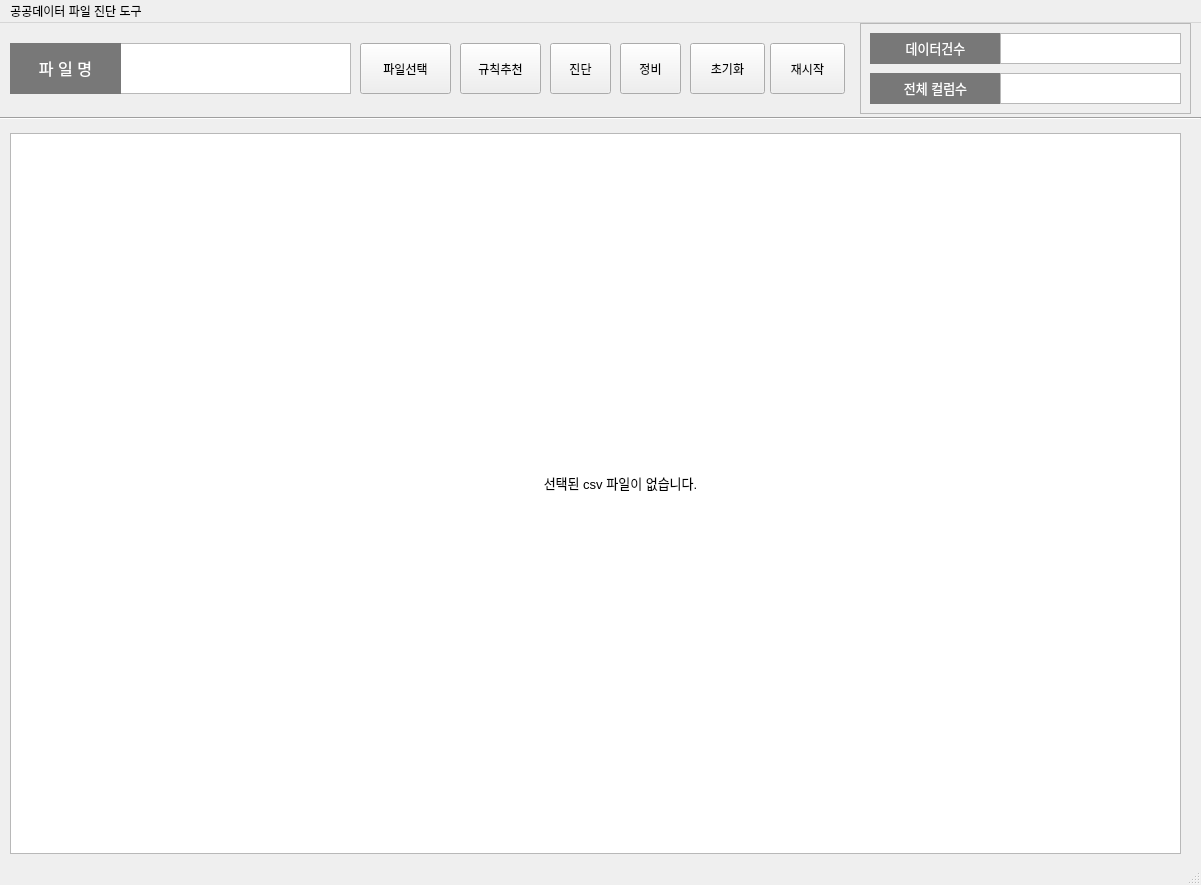
<?xml version="1.0" encoding="UTF-8"?>
<ui version="4.0">
 <class>MainWindow</class>
 <widget class="QMainWindow" name="MainWindow">
  <property name="geometry">
   <rect>
    <x>0</x>
    <y>0</y>
    <width>1201</width>
    <height>885</height>
   </rect>
  </property>
  <property name="windowTitle">
   <string>MainWindow</string>
  </property>
  <widget class="QWidget" name="centralwidget">
   <widget class="QTextBrowser" name="txtBr_file_nm">
    <property name="geometry">
     <rect>
      <x>120</x>
      <y>20</y>
      <width>231</width>
      <height>51</height>
     </rect>
    </property>
   </widget>
   <widget class="QPushButton" name="pushBt_file_chc">
    <property name="geometry">
     <rect>
      <x>360</x>
      <y>20</y>
      <width>91</width>
      <height>51</height>
     </rect>
    </property>
    <property name="font">
     <font>
      <family>굴림</family>
      <pointsize>9</pointsize>
     </font>
    </property>
    <property name="text">
     <string>파일선택</string>
    </property>
   </widget>
   <widget class="QLabel" name="label_file_nm">
    <property name="geometry">
     <rect>
      <x>10</x>
      <y>20</y>
      <width>111</width>
      <height>51</height>
     </rect>
    </property>
    <property name="styleSheet">
     <string notr="true">background-color: rgb(120, 120, 120);
color: rgb(255, 255, 255);</string>
    </property>
    <property name="frameShape">
     <enum>QFrame::Box</enum>
    </property>
    <property name="lineWidth">
     <number>0</number>
    </property>
    <property name="text">
     <string>&lt;html&gt;&lt;head/&gt;&lt;body&gt;&lt;p align=&quot;center&quot;&gt;&lt;span style=&quot; font-size:12pt;&quot;&gt;파 일 명&lt;/span&gt;&lt;/p&gt;&lt;/body&gt;&lt;/html&gt;</string>
    </property>
    <property name="alignment">
     <set>Qt::AlignCenter</set>
    </property>
    <property name="margin">
     <number>0</number>
    </property>
   </widget>
   <widget class="QPushButton" name="pushBt_rules_recommd">
    <property name="geometry">
     <rect>
      <x>460</x>
      <y>20</y>
      <width>81</width>
      <height>51</height>
     </rect>
    </property>
    <property name="font">
     <font>
      <family>Agency FB</family>
      <pointsize>9</pointsize>
     </font>
    </property>
    <property name="text">
     <string>규칙추천</string>
    </property>
   </widget>
   <widget class="QPushButton" name="pushBt_diagnosis">
    <property name="geometry">
     <rect>
      <x>550</x>
      <y>20</y>
      <width>61</width>
      <height>51</height>
     </rect>
    </property>
    <property name="font">
     <font>
      <family>Agency FB</family>
      <pointsize>9</pointsize>
     </font>
    </property>
    <property name="text">
     <string>진단</string>
    </property>
   </widget>
   <widget class="QPushButton" name="pushBt_initial">
    <property name="geometry">
     <rect>
      <x>690</x>
      <y>20</y>
      <width>75</width>
      <height>51</height>
     </rect>
    </property>
    <property name="font">
     <font>
      <family>Agency FB</family>
      <pointsize>9</pointsize>
     </font>
    </property>
    <property name="text">
     <string>초기화</string>
    </property>
   </widget>
   <widget class="QPushButton" name="pushBt_restart">
    <property name="geometry">
     <rect>
      <x>770</x>
      <y>20</y>
      <width>75</width>
      <height>51</height>
     </rect>
    </property>
    <property name="font">
     <font>
      <family>Agency FB</family>
      <pointsize>9</pointsize>
     </font>
    </property>
    <property name="text">
     <string>재시작</string>
    </property>
   </widget>
   <widget class="QPushButton" name="pushBt_improve">
    <property name="geometry">
     <rect>
      <x>620</x>
      <y>20</y>
      <width>61</width>
      <height>51</height>
     </rect>
    </property>
    <property name="font">
     <font>
      <family>Agency FB</family>
      <pointsize>9</pointsize>
     </font>
    </property>
    <property name="text">
     <string>정비</string>
    </property>
   </widget>
   <widget class="QFrame" name="frame">
    <property name="geometry">
     <rect>
      <x>860</x>
      <y>0</y>
      <width>331</width>
      <height>91</height>
     </rect>
    </property>
    <property name="focusPolicy">
     <enum>Qt::ClickFocus</enum>
    </property>
    <property name="frameShape">
     <enum>QFrame::StyledPanel</enum>
    </property>
    <property name="frameShadow">
     <enum>QFrame::Raised</enum>
    </property>
    <property name="lineWidth">
     <number>2</number>
    </property>
    <property name="midLineWidth">
     <number>0</number>
    </property>
    <widget class="QLabel" name="file_rows_count">
     <property name="geometry">
      <rect>
       <x>10</x>
       <y>10</y>
       <width>131</width>
       <height>31</height>
      </rect>
     </property>
     <property name="focusPolicy">
      <enum>Qt::NoFocus</enum>
     </property>
     <property name="styleSheet">
      <string notr="true">background-color: rgb(120, 120, 120);
color: rgb(255, 255, 255);</string>
     </property>
     <property name="frameShape">
      <enum>QFrame::Box</enum>
     </property>
     <property name="lineWidth">
      <number>0</number>
     </property>
     <property name="text">
      <string>&lt;html&gt;&lt;head/&gt;&lt;body&gt;&lt;p align=&quot;center&quot;&gt;&lt;span style=&quot; font-size:10pt;&quot;&gt;데이터건수&lt;/span&gt;&lt;/p&gt;&lt;/body&gt;&lt;/html&gt;</string>
     </property>
     <property name="alignment">
      <set>Qt::AlignCenter</set>
     </property>
    </widget>
    <widget class="QLabel" name="file_columns_count">
     <property name="geometry">
      <rect>
       <x>10</x>
       <y>50</y>
       <width>131</width>
       <height>31</height>
      </rect>
     </property>
     <property name="styleSheet">
      <string notr="true">background-color: rgb(120, 120, 120);
color: rgb(255, 255, 255);</string>
     </property>
     <property name="frameShape">
      <enum>QFrame::Box</enum>
     </property>
     <property name="lineWidth">
      <number>0</number>
     </property>
     <property name="text">
      <string>&lt;html&gt;&lt;head/&gt;&lt;body&gt;&lt;p align=&quot;center&quot;&gt;&lt;span style=&quot; font-size:10pt;&quot;&gt;전체 컬럼수&lt;/span&gt;&lt;/p&gt;&lt;/body&gt;&lt;/html&gt;</string>
     </property>
     <property name="alignment">
      <set>Qt::AlignCenter</set>
     </property>
    </widget>
    <widget class="QTextBrowser" name="rows_count">
     <property name="geometry">
      <rect>
       <x>140</x>
       <y>10</y>
       <width>181</width>
       <height>31</height>
      </rect>
     </property>
    </widget>
    <widget class="QTextBrowser" name="columns_count">
     <property name="geometry">
      <rect>
       <x>140</x>
       <y>50</y>
       <width>181</width>
       <height>31</height>
      </rect>
     </property>
    </widget>
   </widget>
   <widget class="QLabel" name="nochcFile_announce">
    <property name="geometry">
     <rect>
      <x>470</x>
      <y>440</y>
      <width>301</width>
      <height>41</height>
     </rect>
    </property>
    <property name="text">
     <string>&lt;html&gt;&lt;head/&gt;&lt;body&gt;&lt;p&gt;&lt;span style=&quot; font-size:10pt;&quot;&gt;선택된 csv 파일이 없습니다.&lt;/span&gt;&lt;/p&gt;&lt;/body&gt;&lt;/html&gt;</string>
    </property>
    <property name="alignment">
     <set>Qt::AlignCenter</set>
    </property>
   </widget>
   <widget class="Line" name="line">
    <property name="geometry">
     <rect>
      <x>0</x>
      <y>80</y>
      <width>1201</width>
      <height>31</height>
     </rect>
    </property>
    <property name="orientation">
     <enum>Qt::Horizontal</enum>
    </property>
   </widget>
   <widget class="QTableWidget" name="tableWidget">
    <property name="geometry">
     <rect>
      <x>10</x>
      <y>110</y>
      <width>1171</width>
      <height>721</height>
     </rect>
    </property>
   </widget>
   <zorder>tableWidget</zorder>
   <zorder>txtBr_file_nm</zorder>
   <zorder>pushBt_file_chc</zorder>
   <zorder>label_file_nm</zorder>
   <zorder>pushBt_rules_recommd</zorder>
   <zorder>pushBt_diagnosis</zorder>
   <zorder>pushBt_initial</zorder>
   <zorder>pushBt_restart</zorder>
   <zorder>pushBt_improve</zorder>
   <zorder>frame</zorder>
   <zorder>nochcFile_announce</zorder>
   <zorder>line</zorder>
  </widget>
  <widget class="QMenuBar" name="menubar">
   <property name="geometry">
    <rect>
     <x>0</x>
     <y>0</y>
     <width>1201</width>
     <height>22</height>
    </rect>
   </property>
   <widget class="QMenu" name="menu">
    <property name="title">
     <string>공공데이터 파일 진단 도구</string>
    </property>
   </widget>
   <addaction name="menu"/>
  </widget>
  <widget class="QStatusBar" name="statusbar"/>
 </widget>
 <resources/>
 <connections/>
</ui>
